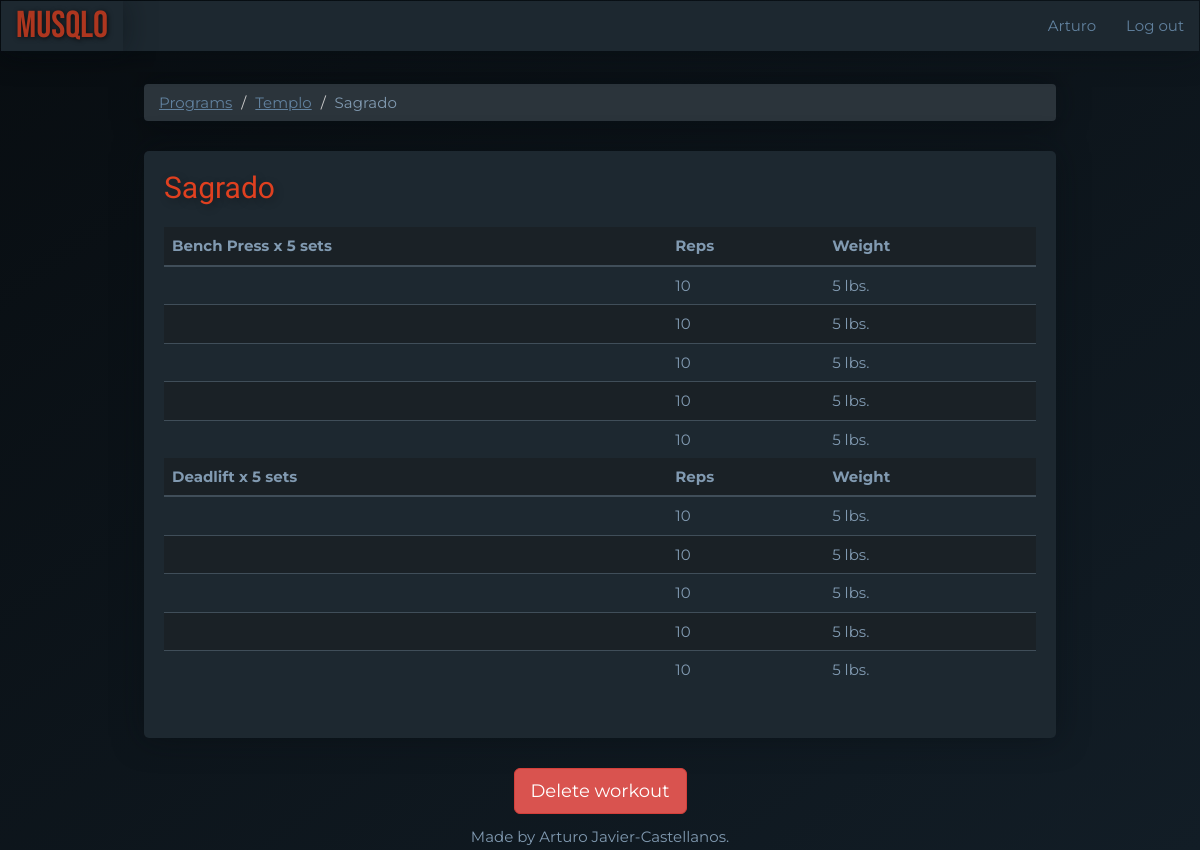
Screenshot of /workouts/51 (signed in) with the database file from the repository.
### main.py (models this page shows)
class User(UserMixin, db.Model):
    __tablename__ = "users"
    id = Column(Integer, primary_key=True)
    email = Column(String(100), unique=True)
    password = Column(String(100))
    name = Column(String(100))
    program_templates = relationship("ProgramTemplate", back_populates="user")
    programs = relationship("Program", back_populates="user")

class Program(db.Model):
    __tablename__ = "programs"
    id = Column(Integer, primary_key=True)
    user_id = Column(Integer, ForeignKey("users.id"))
    user = relationship("User", back_populates="programs")
    name = Column(String(200), nullable=False)
    weeks = Column(Integer, nullable=False)
    workouts = relationship("Workout", back_populates="parent_program")

class Workout(db.Model):
    __tablename__ = "workouts"
    id = Column(Integer, primary_key=True)
    name = Column(String(200), nullable=False)
    week = Column(Integer, nullable=False)
    date = Column(Date, nullable=False)
    program_id = Column(Integer, ForeignKey("programs.id"))
    parent_program = relationship("Program", back_populates="workouts")
    exercises = relationship("Exercise", back_populates="parent_workout")

class Exercise(db.Model):
    __tablename__ = "exercises"
    id = Column(Integer, primary_key=True)
    type = Column(String(200), nullable=False)
    workout_id = Column(Integer, ForeignKey("workouts.id"))
    parent_workout = relationship("Workout", back_populates="exercises")
    sets = relationship("Set", back_populates="parent_exercise")

class Set(db.Model):
    __tablename__ = "sets"
    id = Column(Integer, primary_key=True)
    weight = Column(Integer, nullable=False)
    reps = Column(Integer, nullable=False)
    order = Column(Integer, nullable=False)
    completed = Column(Boolean, nullable=False)
    exercise_id = Column(Integer, ForeignKey("exercises.id"))
    parent_exercise = relationship("Exercise", back_populates="sets")

### main.py (the view)
@app.route("/workouts/<int:workout_id>", methods=["GET", "POST"])
@protect_workout
def show_workout(workout_id):
    requested_workout = Workout.query.get(workout_id)
    return render_template("show-workout.html", workout=requested_workout)

### main.py (called while the page is built)
@login_manager.user_loader
def load_user(user_id):
    try:
        return User.query.get(int(user_id))
    except ValueError:
        return None

def protect_workout(f):
    @wraps(f)
    def decorated_function(workout_id, *args, **kwargs):
        requested_workout = Workout.query.get(workout_id)
        if requested_workout.parent_program.user_id != current_user.id:
            return abort(403)
        return f(workout_id, *args, **kwargs)
    return decorated_function

### templates/show-workout.html
{% extends 'bootstrap/base.html' %}
{% import "bootstrap/wtf.html" as wtf %}
{% block content %}
{% include "header.html" %}
<ol class="breadcrumb">
  <li><a href="{{url_for('dashboard')}}">Programs</a></li>
 <li><a href="{{url_for('show_program', program_id=workout.parent_program.id, week=workout.week)}}">{{workout.parent_program.name}}</a></li>
  <li class="active">{{ workout.name }}</li>
</ol>
<div class="card">
    <h2 class="card-title">{{ workout.name }}</h2>
    <table class="table">
        {% for exercise in workout.exercises: %}
            <thead>
                <tr>
                    <th scope="col">{{exercise.type}} x {{ exercise.sets|count }} sets</th>
                    <th scope="col">Reps</th>
                    <th scope="col">Weight</th>
                </tr>
            </thead>
            <tbody>
            {% for set in exercise.sets|reverse: %}
                <tr>
                    <td></td>
                    <td>{{set.reps}}</td>
                    <td>{{set.weight}} lbs.</td>
                </tr>
            {% endfor %}
            </tbody>
        {% endfor %}
    </table>
</div>
<div class="text-center">
    <a class="btn btn-lg btn-danger" href="{{url_for('delete_workout', workout_id=workout.id, week=workout.week)}}">Delete workout</a>
</div>
{% include "footer.html" %}
{% endblock %}

### templates/header.html (shortened to what this page needs)
<!DOCTYPE html>
<html lang="en">
<head>
    <link href="{{ url_for('static', filename='css/styles.css')}}" rel="stylesheet">
</head>
<body>
<div id="wrap">
<nav class="navbar navbar-inverted" role="navigation">
  <div class="navbar-header">
    <a class="navbar-brand" href="{{url_for('home')}}">MUSQLO</a>
  </div>
  <div class="collapse navbar-collapse" id="navbar-links">
  <ul class="nav navbar-nav navbar-right">
    {% if current_user.is_authenticated: %}
    <li><a href="{{url_for('user')}}">{{ current_user.name }}</a></li>
    <li><a href="{{url_for('logout')}}">Log out</a></li>
    {% else: %}
    <li><a href="{{ url_for('home',_anchor='login') }}">Log in</a></li>
    <li><a href="{{ url_for('register') }}">Register</a></li>
    {% endif %}
  </ul>
  </div>
</nav>
<div id="main">
<div class="container-fluid">

### static/css/styles.css (style rules this page uses)
body { font-family: 'Montserrat', sans-serif; font-size: 1.5rem; color: #819ab1; background: linear-gradient(to bottom right, #080d11, #121d26) fixed; }
.container-fluid { padding: 1% 12%; }
.card { background-color: #1d2830; border-radius: 5px; box-shadow: 0px 0 30px rgba(8, 13, 17, 0.5); padding: 0 20px 30px; margin-bottom: 30px; }
.breadcrumb { background-color: #2b343b; box-shadow: 0px 0 30px rgba(8, 13, 17, 0.5); margin-bottom: 30px; }
.breadcrumb > .active { font-family: 'Montserrat', sans-serif; color: #819ab1; }
.breadcrumb a { color: #61819e; text-decoration: underline; }
.card-title { font-family: 'Cairo', sans-serif; font-size: 3rem; color: #df4020; padding: 20px 0 15px; margin: 0 0 8px 0; text-shadow: 2px 3px 8px rgba(0, 0, 0, .3); }
.navbar-collapse { font-family: 'Montserrat', sans-serif; background-color: #1d2830; box-shadow: 0px 0 30px rgba(8, 13, 17, 0.5); }
.navbar-collapse a { color: #61819e; }
.navbar-header { font-family: 'Montserrat', sans-serif; background-color: #1d2830; box-shadow: 0px 0 30px rgba(8, 13, 17, 0.5); }
.navbar-header a { color: #61819e; }
.navbar-inverted > .navbar-header > .navbar-brand { font-family: 'Bebas Neue', cursive; color: #ad361f; font-size: 2.5em; text-shadow: 1px 1px 5px rgba(0, 0, 0, .7); }
.table tr:nth-child(even) td { background-color: #1a2126; }
.table > thead > tr > th { background-color: #1a2126; border-bottom: 2px solid #404e59; border-top: 0; }
.table > tbody > tr > td { border-color: #404e59; }
html, body { height: 100%; }
#wrap { min-height: 100%; }
#main { overflow:auto; padding-bottom: 2%; }

### rows the page displays
User: name "Arturo"
Program: parent_program.name "Templo"
Workout: name "Sagrado"
Exercise: type "Bench Press", sets|count "5"
Set: reps "10", weight "5"
Set: reps "10", weight "5"
Set: reps "10", weight "5"
Set: reps "10", weight "5"
Set: reps "10", weight "5"
Exercise: type "Deadlift", sets|count "5"
Set: reps "10", weight "5"
Set: reps "10", weight "5"
Set: reps "10", weight "5"
Set: reps "10", weight "5"
Set: reps "10", weight "5"
